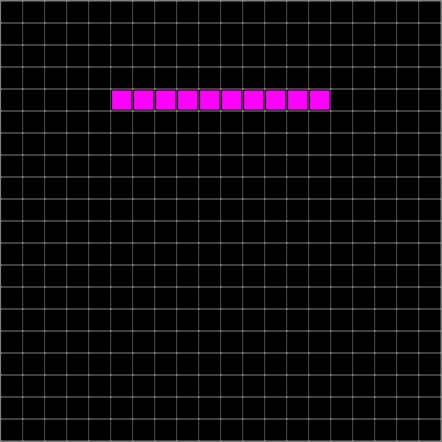
Frame 1 (no input)
Frame 60 (no input): identical to frame 1, image omitted
Frame 120 (the mouse pressed at the canvas centre since frame 60): identical to frame 1, image omitted

The p5.js sketch that drew this single still picture (run headless with seeded random() and noise() and a simulated clock; from frame 60 on, the mouse is pressed at the canvas centre):

// p5.js sketch
// ── sketch.js
let nodes = [];
const cols = 20;
const rows = 20;
const scl = 20;
const padding = 2;

let source = [undefined, undefined];
let target = [undefined, undefined];

let gstate = 2;

//A* specific:
let open = [];
let closed = [];

/*
Global state:
0: Pathfinding, normal operation
1: Finished, do nothing
2: Placing source
3: Placing target
*/

/*
Node state:
0: unhandled, black
1: "open", green
2: "closed", red
3: finished path, blue
4: Source/target, white
5: Wall/impossible to cross, purple
*/

function findCoords(index) {
    let x = index % cols;
    let y = (index - x) / cols;
    return [x, y];
}
function findIndex(x, y) {
    return (y*cols)+x;
}

function setup() {
    //Initialize nodes
    for (let y = 0; y < rows; y++) {
        for (let x = 0; x < cols; x++) {
            nodes.push({
                "x": x,
                "y": y,
                "index": (y*cols)+x,
                "state": 0,
                "parent": undefined,
                d_source: 10000000000, //Should be infinite
                d_target: undefined,
                score:  undefined
            });
        }
    }
    
    //Make a "wall" for testing
    for (let i = 85; i < 95; i++) {
        nodes[i].state = 5;
    }
    
    createCanvas(cols * (scl + padding) + padding, rows * (scl + padding) + padding);
    drawNodes();
    
    console.log("Click source, then click target");
    
}

function drawNodes() {
    nodes.forEach((node, index) => {
        let x, y;
        [x, y] = findCoords(index);
        
        fill([color(0, 0, 0), color(0, 255, 0), color(255, 0, 0), color(60, 160, 255), color(255, 255, 255), color(255, 0, 255)][node.state]);
        rect(x * (scl + padding) + padding, y * (scl + padding) + padding, scl, scl);
    });
}

mouseClicked = function() {
    let mx = Math.floor((mouseX - padding) / (scl + padding));
    let my = Math.floor((mouseY - padding) / (scl + padding));
    let mi = (my * cols) + mx;
    
    //Set source
    if (gstate == 2) { 
        source = [mx, my];

        //Initialize source node
        nodes[mi].state = 4;
        nodes[mi].parent = mi;
        nodes[mi].d_source = 0;

        //Initialize environment
        gstate = 3;
        open = [findIndex(mx, my)];
        return;
    }
    
    //Set target
    if (gstate == 3) {
        target = [mx, my];
        nodes[mi].state = 4;

        gstate = 0;
        drawNodes();
        
        //Initialize each nodes score and distanec
        for (let i = 0; i < rows*cols; i++) {
            //Find distance to target using pythagoras
            let x, y;
            [x,y] = findCoords(i);

            nodes[i].d_target = Math.round(Math.sqrt(((x - mx) ** 2) + ((y - my) ** 2)) * 10);
            nodes[i].score = nodes[i].d_target + nodes[i].d_source;
        }

        console.log("Distance from source to target: " + nodes[findIndex(...source)].d_target);
        
        
        frameRate(1);
    }
}

function traceRoute(idx) {
    let path = [];
    let current = idx;
    let sourceIndex = findIndex(...source);


    while (current != sourceIndex) {
        current = nodes[current].parent;
        path.push(current);
    }
    
    //Unmark all except correct path
    for (let i = 0; i < rows*cols; i++) {
        if (path.includes(i)) {
            nodes[i].state = 3;
        } else {
            if (nodes[i].state != 5) {    
                nodes[i].state = 0;
            }
        }
    }

    console.log("Found pathlength: " + nodes[idx].d_source);
    return path;
}

function sortOpen(aindex, bindex) {
    a = nodes[aindex];
    b = nodes[bindex];

    //First sort scores
    if (a.score > b.score) { return  1 }
    if (a.score < b.score) { return -1 }
    //Equal scores, consider distance to target
    if (a.d_target > b.d_target) { return  1 }
    if (a.d_target < b.d_target) { return -1 }
    //They are equivalent to each other
    return 0;
}

function stepAStar() {
    open = open.sort(sortOpen);
    let current = open[0];
    if (!current) {
        console.log("No possible cells! quitting.");
        gstate = 1;
    }
    
    //If done
    if (current == findIndex(...target)) {
        console.log("Finished!");
        traceRoute(current);
        gstate = 1;
        return;
    }
    
    //Remove selected item
    open = open.slice(1);

    let currentlength = nodes[current].d_source;
    let testindex = 0;
    let testlength = 0;

    let x = nodes[current].x;
    let y = nodes[current].y;

    //For each neighbor, calculate its pathlength from source (If it is not the parent and the new path is shorter)
    for (let yoffset = -1; yoffset < 2; yoffset++) {
        for (let xoffset = -1; xoffset < 2; xoffset++) {

            let testindex = current + (yoffset*cols) + xoffset;
            //Don't check invalid nodes(outside the map) or yourself
            if ((testindex == current) || (x + xoffset < 0) || (x + xoffset >= cols) || (y + yoffset < 0) || (y + yoffset >= rows)) {
                continue;
            }
            //Don't check walls
            if (nodes[testindex].state == 5) {
                continue;
            }

            if (Math.abs(xoffset) + Math.abs(yoffset) > 1) { //If its a diagonal
                testlength = currentlength + 14;
            } else { //If its orthogonal / edge
                testlength = currentlength + 10;
            }
            //If the new path to this neighbor is shorter, change it and add it to open
            if (testlength < nodes[testindex].d_source) {
                nodes[testindex].parent = current;
                nodes[testindex].d_source = testlength;
                nodes[testindex].score = nodes[testindex].d_source + nodes[testindex].d_target;
                if (!open.includes(testindex)) { open.push(testindex) }
            }
        }
    }
    

    for (let i = 0; i < open.length; i++) {
        nodes[open[i]].state = 1;
    }
    nodes[current].state = 2;
}

function draw() {
    background(128);
    
    switch (gstate) {
        case 0:
        //Do pathfinding
        stepAStar();
        break;
        case 1:
        //Stop
        noLoop();
        break;
        default:
        //Do nothing
        break;
    }
    
    drawNodes();
}
